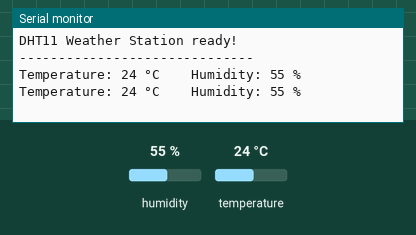
This sketch was run on a simulated Arduino Uno, built with avr-gcc and run on an emulated ATmega328P. Shown: the last lines printed to the serial monitor. The test bench sets the inputs (shaded band); at power-on: humidity 55 %, temperature 24 °C.

Above: at 2.8 s.
2.9 s: humidity set to 22 %
At 5.1 s:
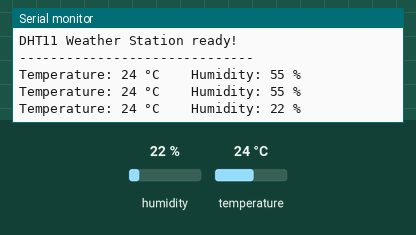
5.6 s: temperature set to 12 °C
At 7.5 s:
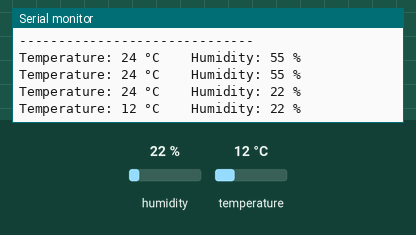
8.3 s: humidity set to 40 %
At 11.1 s:
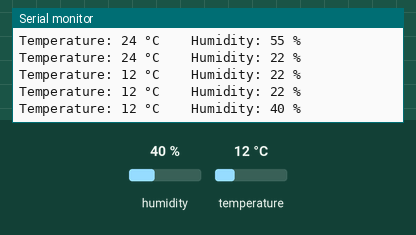
Timing chart, 0 to 12.6 s (numbered marks = the images above; inputs shaded):
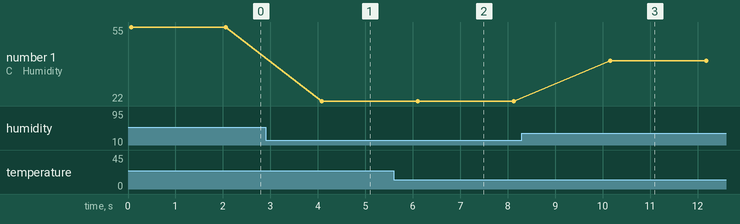

The sketch:

m4_dht11.ino
```cpp
// m4_dht11.ino — Mission 4 · DHT11 Weather Station (BONUS)
// The DHT11 sensor measures temperature AND humidity at the same time.
// Open the Serial Monitor and watch the numbers update every 2 seconds.
//
// IMPORTANT: You need the SimpleDHT library installed first!
// Arduino IDE → Tools → Manage Libraries → search "SimpleDHT" → Install
//
// Wiring:
//   DHT11 left pin (–)  → GND
//   DHT11 middle pin    → pin 2
//   DHT11 right pin (+) → 5V

#include <SimpleDHT.h>

const int dhtPin = 2; // DHT11 data wire

SimpleDHT11 dht11(dhtPin);

void setup() {
  Serial.begin(9600);
  Serial.println("DHT11 Weather Station ready!");
  Serial.println("------------------------------");
}

void loop() {
  byte temperature = 0;
  byte humidity    = 0;
  int  err         = SimpleDHTErrSuccess;

  err = dht11.read(&temperature, &humidity, NULL);

  if (err != SimpleDHTErrSuccess) {
    Serial.print("Read failed, err=");
    Serial.println(err);
  } else {
    Serial.print("Temperature: ");
    Serial.print((int)temperature);
    Serial.print(" °C    Humidity: ");
    Serial.print((int)humidity);
    Serial.println(" %");
  }

  delay(2000); // DHT11 needs at least 1 second between readings
}
```

Measured:
- after the input at 2.9 s, the serial monitor: prints a new line after 1.2 s (image 1)
- after the input at 5.6 s, the serial monitor: prints a new line after 0.51 s (image 2)
- after the input at 8.3 s, the serial monitor: prints a new line after 1.9 s (image 3)
- plotted number 1: 55 → 22 after the input at 2.9 s, 22 → 40 after the input at 8.3 s
